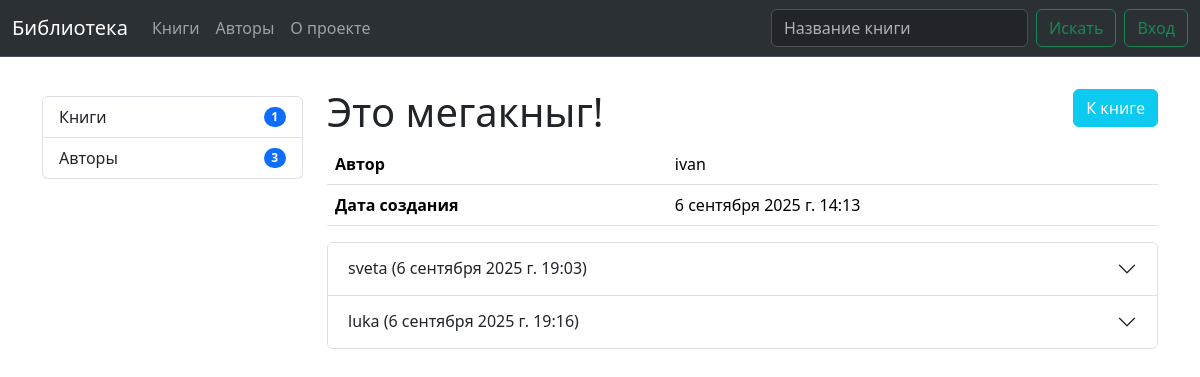
/books/7/archive/7/, run on the app's committed database.
### library/models.py (models this page shows, shortened)
class Book(models.Model):
    title = models.CharField(max_length=250, unique=True)
    author = models.ForeignKey(User, on_delete=models.DO_NOTHING)
    description = HTMLField(null=True, blank=True)
    image = models.ImageField(null=True, blank=True, upload_to='books/')
    parts_num = models.PositiveIntegerField(default=0)
    isFinished = models.BooleanField(default=False)
    isShared = models.BooleanField(default=True)
    created_at = models.DateTimeField(auto_now_add=True)
    updated_at = models.DateTimeField(auto_now=True)

class BookPart(models.Model):
    book = models.ForeignKey(Book, on_delete=models.CASCADE)
    parent_part = models.ForeignKey('self', on_delete=models.SET_NULL, null=True, blank=True)
    author = models.ForeignKey(User, on_delete=models.DO_NOTHING)
    content = HTMLField()
    part_num = models.PositiveIntegerField(default=0)
    is_approved = models.BooleanField(default=False)
    is_archived = models.BooleanField(default=False)
    created_at = models.DateTimeField(auto_now_add=True)
    updated_at = models.DateTimeField(auto_now=True)

### library/views.py (the view)
# urls.py: path('books/<int:pk>/archive/<int:part_pk>/', BookPartArchive.as_view(), name='parts_archive'),
class BookPartArchive(View):
    def get(self, request, pk, part_pk):
        book = Book.objects.filter(pk=pk).first()
        part = BookPart.objects.filter(pk=part_pk).first()
        parts_arch = BookPart.objects.filter(book=book, part_num=part.part_num, is_archived=True).exclude(pk=part_pk)
        if book and part and parts_arch.count():
            ctx = {'book': book, 'parts': parts_arch}
            return render(request, 'library/archive.html', context=ctx)
        else:
            messages.error(request, 'Ошибка загрузки архивов книги')
            return redirect('library:book_details', pk=pk)

### library/context_processors.py (called while the page is built)
def menu_data(request):
    return {
        'authors_count': Profile.objects.filter(isAuthor=True).count(),
        'friends_count': request.user.profile.friends.count() if request.user.is_authenticated and hasattr(request.user, 'profile') else 0,
        'requests_count': request.user.profile.friends_request_to_me.count() if request.user.is_authenticated and hasattr(request.user, 'profile') else 0,
        'books_count': Book.objects.all().count(),
    }

### library/templates/library/archive.html (shortened to what this page needs)
{% extends 'base-user.html' %}
{% block main %}
    <div class="row justify-content-between">
        <div class="col">
            <h1 class="mt-3">{{ book.title }}</h1>
        </div>
        <div class="col-auto me-auto align-self-center justify-content-self-end">
            <a href="{% url 'library:book_details' book.pk %}" class="btn btn-info text-white">
                К книге
            </a>
        </div>
    </div>
    <table class="table">
      <tbody>
        <tr>
          <th>Автор</th>
          <td>{{ book.author.username }}</td>
        </tr>
        <tr>
          <th>Дата создания</th>
          <td>{{ book.created_at }}</td>
        </tr>
      </tbody>
    </table>
    {% if parts|length %}
        <div class="accordion mt-3" id="partContent">
            {% for i in parts %}
              <div class="accordion-item">
                <h2 class="accordion-header">
                  <button
                      class="accordion-button collapsed"
                      type="button"
                      data-bs-toggle="collapse"
                      data-bs-target="#collapse{{ i.pk }}"
                      aria-expanded="true"
                      aria-controls="collapse{{ i.pk }}">{{ i.author.username }} ({{ i.created_at }})</button>
                </h2>
              </div>
            {% endfor %}
        </div>
    {% endif %}
{% endblock %}

### static/css/base.css (style rules this page uses)
html, body { height: 100%; }

### data on the page
Book: title "Это мегакныг!", author.username "ivan", created_at "6 сентября 2025 г. 14:13"
BookPart: author.username "sveta", created_at "6 сентября 2025 г. 19:03"
BookPart: author.username "luka", created_at "6 сентября 2025 г. 19:16"

### other printed values
{{ books_count }} "1"
{{ authors_count }} "3"
